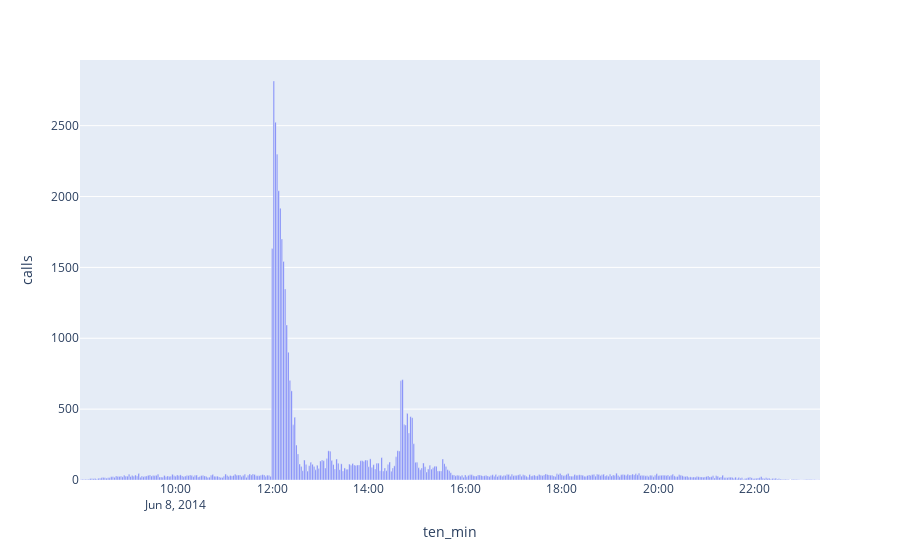

This figure's notebook cell:
### Code cell
comm_sun_df_all['Timestamp'] = pd.to_datetime(comm_sun_df_all['Timestamp'])
comm_sun_df_all['ten_min'] = comm_sun_df_all['Timestamp'].dt.round('2min')
comm_sun_filtered = comm_sun_df_all.query('`to`=="839736"')

frequency_comm_sun_df = comm_sun_filtered.groupby('ten_min').size().reset_index(name='calls')
frequency_comm_sun_df.head()
fig = px.bar(frequency_comm_sun_df, x='ten_min', 
            y='calls')
fig.show()

### Figure 1 — Plotly figure (JSON) as saved in the notebook; plotly's stock layout.template omitted (floating-point values rounded to 4 significant figures; data arrays with more than 128 entries replaced by an {"elided": "..."} marker saying what was removed)
{"data": [{"alignmentgroup": "True", "hovertemplate": "ten_min=%{x}<br>calls=%{y}<extra></extra>", "legendgroup": "", "marker": {"color": "#636efa", "pattern": {"shape": ""}}, "name": "", "offsetgroup": "", "orientation": "v", "showlegend": false, "textposition": "auto", "type": "bar", "x": {"elided": "459 str values"}, "xaxis": "x", "y": {"elided": "459 int values"}, "yaxis": "y"}], "layout": {"barmode": "relative", "legend": {"tracegroupgap": 0}, "margin": {"t": 60}, "xaxis": {"anchor": "y", "domain": [0, 1], "title": {"text": "ten_min"}}, "yaxis": {"anchor": "x", "domain": [0, 1], "title": {"text": "calls"}}}}
